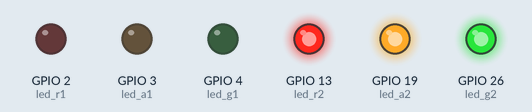
This program was run on a simulated Raspberry Pi (BCM pin numbers). On the bench: output pins drawn as LEDs (lit = HIGH).

Above: at 0.5 s.
At 2.5 s:
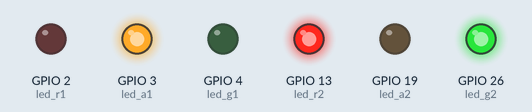
At 3.5 s:
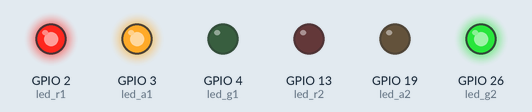
At 4.5 s:
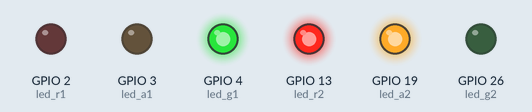
At 6.5 s:
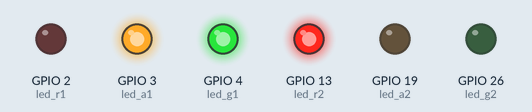
At 9.5 s:
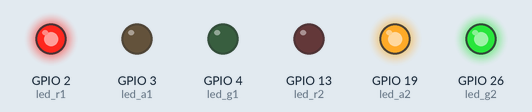
Timing chart, 0 to 10.4 s (numbered marks = the images above):
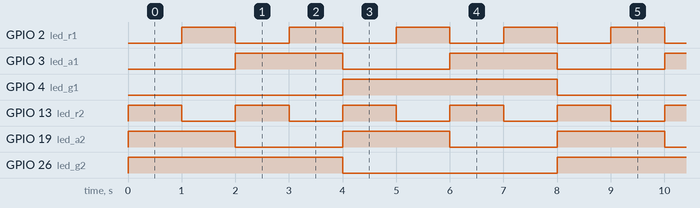

The program:

demo-pistop.py
```python
from gpiozero import LED
from time import sleep

led_r1 = LED(2)
led_a1 = LED(3)
led_g1 = LED(4)

led_r2 = LED(13)
led_a2 = LED(19)
led_g2 = LED(26)

count = 0

while True:
    led_r1.value = count & 1
    led_a1.value = count & 2
    led_g1.value = count & 4
    led_r2.value = not led_r1.value
    led_a2.value = not led_a1.value
    led_g2.value = not led_g1.value
    sleep(1)
    count += 1
```

Measured:
- by itself, GPIO 2 (led_r1), GPIO 13 (led_r2): alternates HIGH for 1.0 s and LOW for 1.0 s
- by itself, GPIO 3 (led_a1), GPIO 19 (led_a2): alternates HIGH for 2.0 s and LOW for 2.0 s
- by itself, GPIO 4 (led_g1), GPIO 26 (led_g2): alternates HIGH for 4.0 s and LOW for 4.0 s
